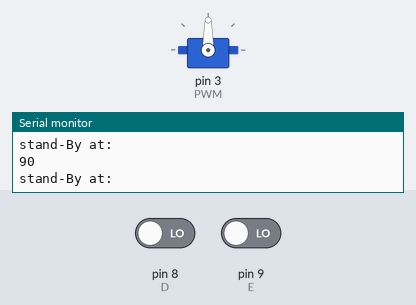
Bench run of a sketch on a simulated Arduino Uno, built with avr-gcc and run on an emulated ATmega328P. Parts: servo, the last lines printed to the serial monitor. The inputs (shaded band) are chosen by the test bench; at power-on: pin 8 (D) LOW, pin 9 (E) LOW.

Above: at 1.2 s.
1.3 s: pin 8 (D) driven HIGH
At 1.9 s:
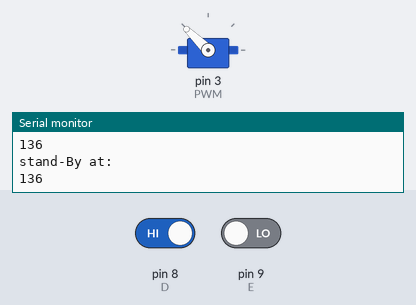
2.9 s: pin 8 (D) driven LOW and pin 9 (E) driven HIGH
At 3.7 s:
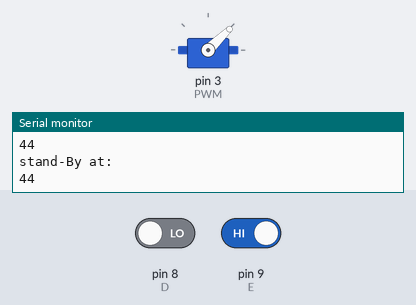
Timing chart, 0 to 5.9 s (numbered marks = the images above; inputs shaded):
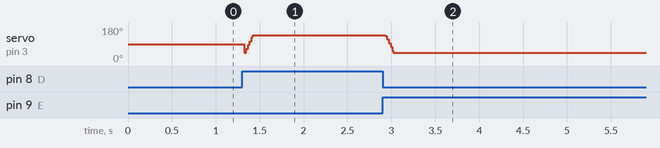

Measured:
- after the input at 1.3 s, servo on pin 3 (PWM): 90° → 136° at once
- after the input at 2.9 s, servo on pin 3 (PWM): 136° → 44° at once

The sketch:

Servo_UNO.ino
```cpp
/*
 Name:		Servo_UNO.ino
 Created:	11/14/2019 4:42:07 PM
 Author:	PTL00023-PAN006
*/
#include <Servo.h>
int D = 8;
int E = 9;
int PWM = 3;
int pos = 90;
int direita = 0;
int esquerda = 0;

Servo myservo;											 // Definicao do Servo

void setup() {
	Serial.begin(9600);
	myservo.attach(PWM);
	pinMode(D, INPUT);									// Direita
	pinMode(E, INPUT);									// Esquerda
}

void loop() {
	direita = digitalRead(D);
	esquerda = digitalRead(E);
	if (direita == 1 & esquerda == 0 & pos != 136)		// Logica
	{
		Serial.println("direita");
		for (pos = 45; pos <= 135; pos += 1) {			// Ciclo de posicionamento do servo
			myservo.write(pos);
			Serial.print(".");
			//delay(5);                                  // delay de 60 ms para cada modulação
		}
	}
	if (esquerda == 1 & direita == 0 & pos != 44)
	{
		Serial.println("esquerda");
		for (pos = 135; pos >= 45; pos -= 1) {			 // Ciclo de posicionamento do servo
			myservo.write(pos);
			Serial.print(".");
			//delay(5);

		}
	}
	else
	{
		myservo.write(pos);							     // Ultima posiçao do servo
		Serial.println("stand-By at: ");
		Serial.println(pos);
	}
}
```
